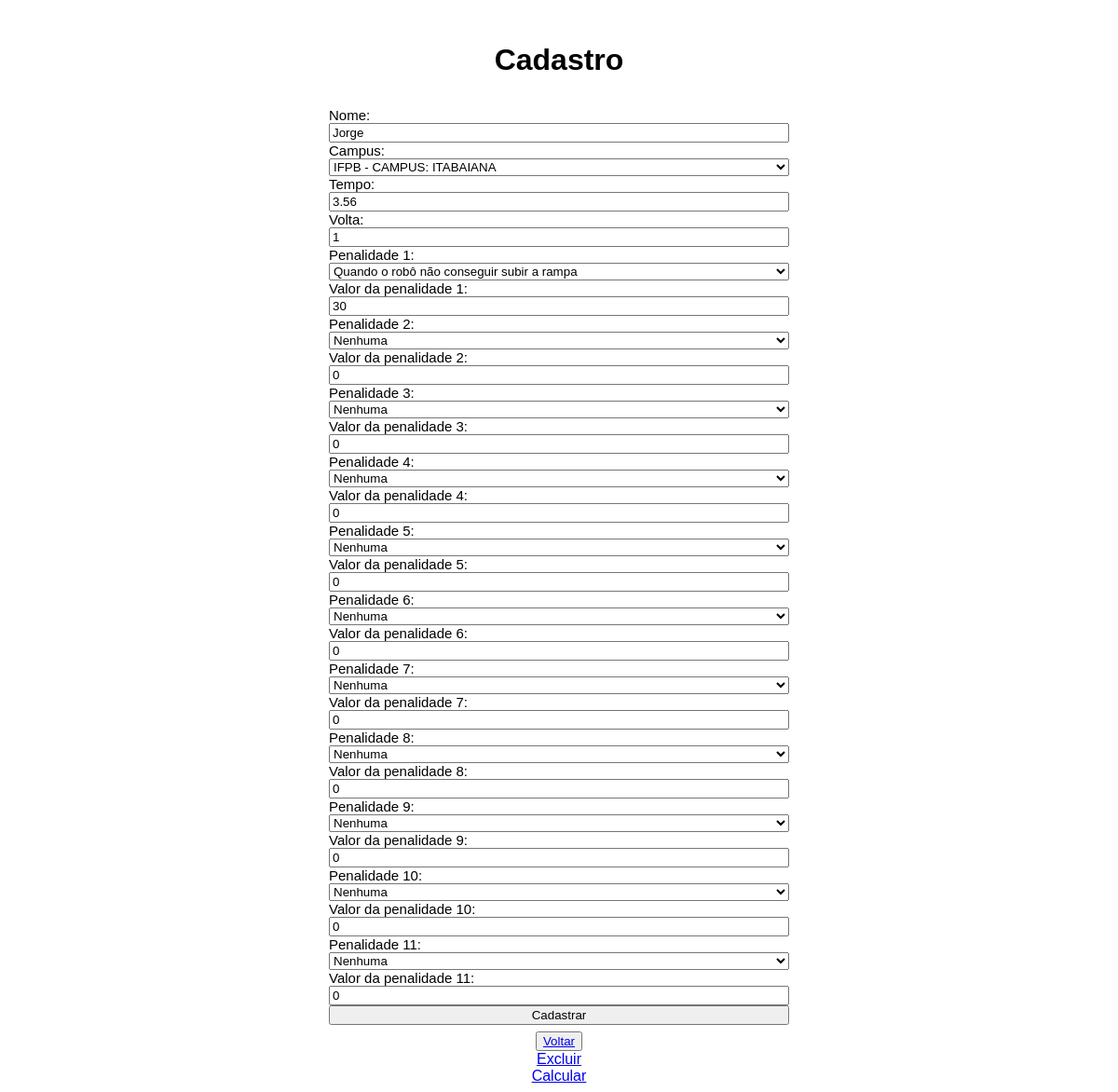
Page /update/3 on the committed database.
### ranking/models.py (models this page shows)
class cadastro(models.Model):
        nome = models.CharField(max_length = 200)
        campus_choice = (
            ('IFPB - AREIA', 'IFPB - CAMPUS: AREIA'),
            ('IFPB - CABEDELO', 'IFPB - CAMPUS: CABEDELO'),
            ('IFPB - CABEDELO - CENTRO', 'IFPB - CAMPUS: CABEDELO - CENTRO'),
            ('IFPB - CAJAZEIRAS', 'IFPB - CAMPUS: CAJAZEIRAS'),
            ('IFPB - CAMPINA GRANDE', 'IFPB - CAMPUS: CAMPINA GRANDE'),
            ('IFPB - CATOLÉ DO ROCHA', 'IFPB - CAMPUS: CATOLÉ DO ROCHA'),
            ('IFPB - ESPERANÇA', 'IFPB - CAMPUS: ESPERANÇA'),
            ('IFPB - GUARABIRA', 'IFPB - CAMPUS: GUARABIRA'),
            ('IFPB - ITABAIANA', 'IFPB - CAMPUS: ITABAIANA'),
            ('IFPB - ITAPORANGA', 'IFPB - CAMPUS: ITAPORANGA'),
            ('IFPB - JOÃO PESSOA', 'IFPB - CAMPUS: JOÃO PESSOA'),
            ('IFPB - JOÃO PESSOA', 'IFPB - CAMPUS: MANGABEIRA'),
            ('IFPB - MONTEIRO', 'IFPB - CAMPUS: MONTEIRO'),
            ('IFPB - PATOS', 'IFPB - CAMPUS: PATOS'),
            ('IFPB - PEDRAS DE FOGO', 'IFPB - CAMPUS: PEDRAS DE FOGO'),
            ('IFPB - PICUÍ', 'IFPB - CAMPUS: PICUÍ'),
            ('IFPB - PRINCESA ISABEL', 'IFPB - CAMPUS: PRINCESA ISABEL'),
            ('IFPB - SANTA LUZIA', 'IFPB - CAMPUS: SANTA LUZIA'),
            ('IFPB - SANTA RITA', 'IFPB - CAMPUS: SANTA RITA'),
            ('IFPB - SOLEDADE', 'IFPB - CAMPUS: SOLEDADE'),
            ('IFPB - SOUSA', 'IFPB - CAMPUS: SOUSA'),
            )
        campus = models.CharField(
            max_length = 30,
            choices = campus_choice
            )
        tempo = models.FloatField()
        volta = models.IntegerField(default = 0)
        penal_choice = (
            ('Nenhuma', 'Nenhuma'),
            ('Tocar o robô', 'Tocar o robô'),
            ('O robô tocou em qualquer borda da pista', 'O robô tocou em qualquer borda da pista'),
            ('Não passar por dentro do túnel', 'Não passar por dentro do túnel'),
            ('Quando o robô não conseguir subir a rampa 30 graus', 'Quando o robô não conseguir subir a rampa'),
            ('Quando o robô não conseguir descer a rampa 30 graus', 'Quando o robô não conseguir descer a rampa'),
            ('Não separar ou separar incorretamente algum objeto da zona de coleta seletiva', 'Não separar ou separar incorretamente algum objeto da zona de coleta seletiva'),
            ('Robô virar de lado ou de ponta cabeça', 'Robô virar de lado ou de ponta cabeça'),
            ('Robô destruir a pista', 'Robô destruir a pista'),
            ('Não acessar a Área de Coleta Seletiva', 'Não acessar a Área de Coleta Seletiva'),
            ('DNS - Did Not Start', 'DNS - Did Not Start')
        )
        penalidade_1 = models.CharField(
            max_length = 50,
            choices = penal_choice)
        Valor_da_penalidade_1 = models.IntegerField(default = 0)
        penalidade_2 = models.CharField(
            max_length = 50,
            choices = penal_choice)
        Valor_da_penalidade_2 = models.IntegerField(default = 0)
        penalidade_3 = models.CharField(
            max_length = 50,
            choices = penal_choice)
        Valor_da_penalidade_3 = models.IntegerField(default = 0)
        penalidade_4 = models.CharField(
            max_length = 50,
            choices = penal_choice)
        Valor_da_penalidade_4 = models.IntegerField(default = 0)
        penalidade_5 = models.CharField(
            max_length = 50,
            choices = penal_choice)
        Valor_da_penalidade_5 = models.IntegerField(default = 0)
        penalidade_6 = models.CharField(
            max_length = 50,
            choices = penal_choice)
        Valor_da_penalidade_6 = models.IntegerField(default = 0)
        penalidade_7 = models.CharField(
            max_length = 50,
            choices = penal_choice)
        Valor_da_penalidade_7 = models.IntegerField(default = 0)
        penalidade_8 = models.CharField(
            max_length = 50,
            choices = penal_choice)
        Valor_da_penalidade_8 = models.IntegerField(default = 0)
        penalidade_9 = models.CharField(
            max_length = 50,
            choices = penal_choice)
        Valor_da_penalidade_9 = models.IntegerField(default = 0)
        penalidade_10 = models.CharField(
            max_length = 50,
            choices = penal_choice)
        Valor_da_penalidade_10 = models.IntegerField(default = 0)
        penalidade_11 = models.CharField(
            max_length = 50,
            choices = penal_choice)
        Valor_da_penalidade_11 = models.IntegerField(default = 0)

### ranking/views.py (the view)
# urls.py: path('update/<int:id>',update, name = 'update'),
def update(request,id):
    alter = cadastro.objects.get(id=id)
    form = Insertcadastro(request.POST or None, instance = alter)
    if form.is_valid():
        form.save()
        return redirect('read')
    return render(request, 'cadastro.html', {'form': form, 'alter': alter})

### ranking/forms.py
class Insertcadastro(forms.ModelForm):
    class Meta:
        model = cadastro
        fields = [
            'nome',
            'campus',
            'tempo',
            'volta',
            'penalidade_1',
            'Valor_da_penalidade_1',
            'penalidade_2',
            'Valor_da_penalidade_2',
            'penalidade_3',
            'Valor_da_penalidade_3',
            'penalidade_4',
            'Valor_da_penalidade_4',
            'penalidade_5',
            'Valor_da_penalidade_5',
            'penalidade_6',
            'Valor_da_penalidade_6',
            'penalidade_7',
            'Valor_da_penalidade_7',
            'penalidade_8',
            'Valor_da_penalidade_8',
            'penalidade_9',
            'Valor_da_penalidade_9',
            'penalidade_10',
            'Valor_da_penalidade_10',
            'penalidade_11',
            'Valor_da_penalidade_11',
        ]

### ranking/templates/cadastro.html (shortened to what this page needs)
<!DOCTYPE html>
<html lang="en">
<head>
</head>
<body>
    <div class="head">
    <h1>Cadastro</h1>
    </div>
    <form method="POST">
        {{ form }}
        <button type = "submit">Cadastrar</button>
    </form>
    <button type="button" id="rank"><a href="rank.html">Voltar</a></button>
    {% if alter %}
        <a href="{% url 'delete' id=alter.id %}">Excluir</a>
        <a href="{% url 'pontuacao' id=alter.id %}">Calcular</a>
    {% endif %}
</body>
</html>

### ranking/templates/cadastro.html (style rules this page uses)
body { display: flex; justify-content: center; align-items: center; font-family: Arial, Helvetica, sans-serif; flex-direction: column; margin-top: 25px; }
form { font-size: 15px; display: grid; margin-top: 10px; }
#rank { margin-top: 7px; }

### rows in the picture
cadastro: nome "Jorge", campus "IFPB - CAMPUS: ITABAIANA", tempo "3.56", volta "1", penalidade_1 "Quando o robô não conseguir subir a rampa", Valor_da_penalidade_1 "30", penalidade_2 "Nenhuma", Valor_da_penalidade_2 "0", penalidade_3 "Nenhuma", Valor_da_penalidade_3 "0", penalidade_4 "Nenhuma", Valor_da_penalidade_4 "0", penalidade_5 "Nenhuma", Valor_da_penalidade_5 "0", penalidade_6 "Nenhuma", Valor_da_penalidade_6 "0", penalidade_7 "Nenhuma", Valor_da_penalidade_7 "0", penalidade_8 "Nenhuma", Valor_da_penalidade_8 "0", penalidade_9 "Nenhuma", Valor_da_penalidade_9 "0", penalidade_10 "Nenhuma", Valor_da_penalidade_10 "0", penalidade_11 "Nenhuma", Valor_da_penalidade_11 "0"
